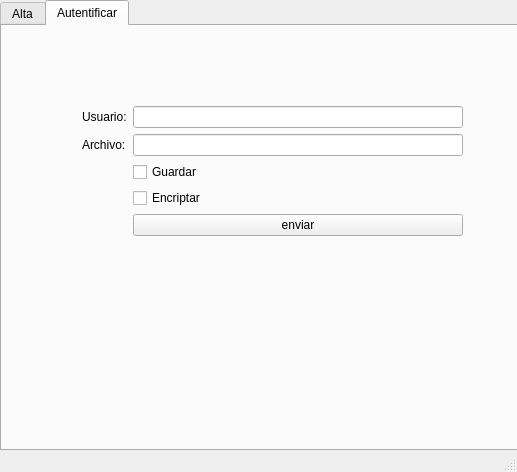
<?xml version="1.0" encoding="UTF-8"?>
<ui version="4.0">
 <class>MainWindow</class>
 <widget class="QMainWindow" name="MainWindow">
  <property name="enabled">
   <bool>true</bool>
  </property>
  <property name="geometry">
   <rect>
    <x>0</x>
    <y>0</y>
    <width>517</width>
    <height>472</height>
   </rect>
  </property>
  <property name="windowTitle">
   <string>MainWindow</string>
  </property>
  <property name="unifiedTitleAndToolBarOnMac">
   <bool>true</bool>
  </property>
  <widget class="QWidget" name="centralwidget">
   <widget class="QTabWidget" name="tabWidget">
    <property name="geometry">
     <rect>
      <x>0</x>
      <y>0</y>
      <width>521</width>
      <height>451</height>
     </rect>
    </property>
    <property name="currentIndex">
     <number>1</number>
    </property>
    <widget class="QWidget" name="tab">
     <attribute name="title">
      <string>Alta</string>
     </attribute>
     <widget class="QWidget" name="formLayoutWidget">
      <property name="geometry">
       <rect>
        <x>30</x>
        <y>100</y>
        <width>461</width>
        <height>79</height>
       </rect>
      </property>
      <layout class="QFormLayout" name="formLayout">
       <property name="fieldGrowthPolicy">
        <enum>QFormLayout::AllNonFixedFieldsGrow</enum>
       </property>
       <item row="0" column="0">
        <widget class="QLabel" name="usuarioLabel">
         <property name="text">
          <string>Usuario:</string>
         </property>
        </widget>
       </item>
       <item row="0" column="1">
        <widget class="QLineEdit" name="usuario"/>
       </item>
       <item row="1" column="0">
        <widget class="QLabel" name="clavePublicaLabel">
         <property name="text">
          <string>Clave publica:</string>
         </property>
        </widget>
       </item>
       <item row="1" column="1">
        <widget class="QLineEdit" name="clave"/>
       </item>
       <item row="2" column="1">
        <layout class="QHBoxLayout" name="horizontalLayout">
         <item>
          <widget class="QPushButton" name="enviar">
           <property name="text">
            <string>Enviar</string>
           </property>
          </widget>
         </item>
         <item>
          <widget class="QPushButton" name="borrar">
           <property name="text">
            <string>Borrar</string>
           </property>
          </widget>
         </item>
        </layout>
       </item>
      </layout>
     </widget>
    </widget>
    <widget class="QWidget" name="tab_2">
     <attribute name="title">
      <string>Autentificar</string>
     </attribute>
     <widget class="QWidget" name="formLayoutWidget_2">
      <property name="geometry">
       <rect>
        <x>80</x>
        <y>80</y>
        <width>381</width>
        <height>141</height>
       </rect>
      </property>
      <layout class="QFormLayout" name="formLayout_2">
       <property name="fieldGrowthPolicy">
        <enum>QFormLayout::AllNonFixedFieldsGrow</enum>
       </property>
       <item row="0" column="0">
        <widget class="QLabel" name="usuarioLabel_2">
         <property name="text">
          <string>Usuario:</string>
         </property>
        </widget>
       </item>
       <item row="0" column="1">
        <widget class="QLineEdit" name="usuario2"/>
       </item>
       <item row="4" column="1">
        <widget class="QCheckBox" name="guardar">
         <property name="text">
          <string>Guardar</string>
         </property>
        </widget>
       </item>
       <item row="5" column="1">
        <widget class="QCheckBox" name="encriptar">
         <property name="text">
          <string>Encriptar</string>
         </property>
        </widget>
       </item>
       <item row="6" column="1">
        <widget class="QPushButton" name="enviar2">
         <property name="text">
          <string>enviar</string>
         </property>
        </widget>
       </item>
       <item row="3" column="0">
        <widget class="QLabel" name="archivoLabel">
         <property name="text">
          <string>Archivo:</string>
         </property>
        </widget>
       </item>
       <item row="3" column="1">
        <widget class="QLineEdit" name="archivo"/>
       </item>
      </layout>
     </widget>
    </widget>
   </widget>
  </widget>
  <widget class="QMenuBar" name="menubar">
   <property name="geometry">
    <rect>
     <x>0</x>
     <y>0</y>
     <width>517</width>
     <height>21</height>
    </rect>
   </property>
  </widget>
  <widget class="QStatusBar" name="statusbar"/>
 </widget>
 <resources/>
 <connections>
  <connection>
   <sender>borrar</sender>
   <signal>clicked()</signal>
   <receiver>usuario</receiver>
   <slot>clear()</slot>
   <hints>
    <hint type="sourcelabel">
     <x>414</x>
     <y>214</y>
    </hint>
    <hint type="destinationlabel">
     <x>380</x>
     <y>156</y>
    </hint>
   </hints>
  </connection>
  <connection>
   <sender>borrar</sender>
   <signal>clicked()</signal>
   <receiver>clave</receiver>
   <slot>clear()</slot>
   <hints>
    <hint type="sourcelabel">
     <x>437</x>
     <y>211</y>
    </hint>
    <hint type="destinationlabel">
     <x>429</x>
     <y>181</y>
    </hint>
   </hints>
  </connection>
 </connections>
</ui>
